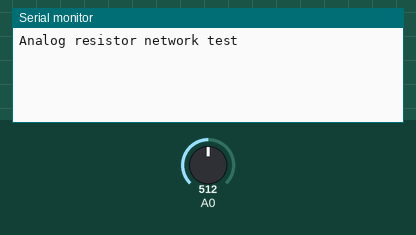
Bench run of a sketch on a simulated Arduino Uno, built with avr-gcc and run on an emulated ATmega328P. Parts: the last lines printed to the serial monitor. The test bench sets the inputs (shaded band); at power-on: A0 = 512.

Above: at 1.2 s.
1.3 s: A0 set to 90
At 2.0 s:
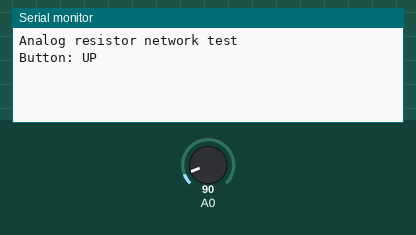
2.8 s: A0 set to 122
At 3.6 s:
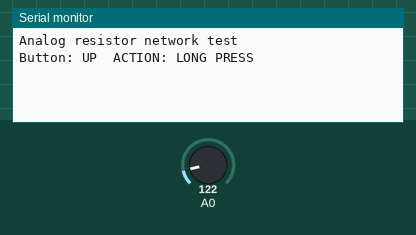
4.3 s: A0 set to 0
At 5.4 s:
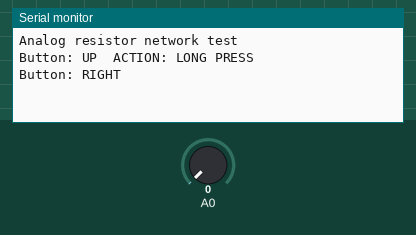

Measured:
- after the input at 1.3 s, the serial monitor: prints a new line at once (image 1)
- after the input at 2.8 s, the serial monitor: prints a new line at once (image 2)
- after the input at 4.3 s, the serial monitor: prints a new line after 0.05 s (image 3)

The sketch:

button_resistor_network.ino
```cpp
#include "button_resistor_network.h"

void setup() {
  Serial.begin(9600);
  Serial.println("\n\n\n\nAnalog resistor network test");
  button_array.setup_values();
}

void loop() {
  if (button_array.check()) {
    if (button_array.pressed) {
      printbutton();
    } else {
      printaction();
    }
  }
}

void printbutton() {
  String label = "\nButton: ";
  switch (button_array.currentid) {
    case ID_DOWN:
      label += "DOWN";
      break;
    case ID_LEFT:
      label += "LEFT";
      break;
    case ID_RIGHT:
      label += "RIGHT";
      break;
    case ID_UP:
      label += "UP";
      break;
    case ID_SELECT:
      label += "SELECT";
      break;
    case ID_TOO_SOON:
      label += "TOO SOON";
      break;
    case ID_NO_MATCH:
      label += "NO MATCH";
      break;
    case ID_END_OF_LIST:
      label += "END OF LIST";
      break;
    case ID_NO_PRESS:
      label += "NO PRESS";
      break;
    default:
      label += "default";
      break;
  }
  Serial.print(label);
}

void printaction() {
  String label = "\tACTION: ";
  switch (button_array.currentaction) {
    case ACTION_NOPRESS:
      label += "NO PRESS";
      break;
    case ACTION_LONGPRESS:
      label += "LONG PRESS";
      break;
    case ACTION_PRESSED:
      label += "PRESSED";
      break;
    case ACTION_CANCELED:
      label += "CANCELED";
      break;
    case ACTION_SHORTPRESS:
      label += "SHORT PRESS";
      break;
    case ACTION_END_OF_LIST:
      label += "END OF LIST";
      break;
    case ACTION_RELEASED:
      label += "RELEASED";
      break;
    default:
      label += "default";
      break;
  }
  Serial.print(label);
}
```

button_resistor_network.h
```cpp
#pragma once

#include <stdint.h>
#include "Arduino.h"
enum ACTION_id {
  ACTION_NOPRESS,
  ACTION_PRESSED,
  ACTION_SHORTPRESS,
  ACTION_LONGPRESS,
  ACTION_RELEASED,
  ACTION_CANCELED,
  ACTION_END_OF_LIST
};
enum BUTTON_id {
  ID_SELECT,
  ID_LEFT,
  ID_DOWN,
  ID_UP,
  ID_RIGHT,
  ID_END_OF_LIST,
  ID_TOO_SOON,
  ID_NO_MATCH,
  ID_NO_PRESS
};

struct button_array {
private:
  uint8_t _min_read_interval = 100;
  struct this_button {
  private:
    uint16_t _lowvalue = 0;
    uint16_t _highvalue = 0;
  public:
    void set_values(uint16_t centervalue) {
      uint16_t margin = 20;
      if (centervalue < margin) { centervalue = margin; }
      if (centervalue > 1023 - margin) { centervalue = 1023 - margin; }
      _lowvalue = centervalue - margin;
      _highvalue = centervalue + margin;
    };
    bool match(uint16_t thisvalue) {
      return ((thisvalue >= _lowvalue) && (thisvalue <= _highvalue));
    };
  } this_button[ID_END_OF_LIST];
public:
  ACTION_id lastaction = ACTION_NOPRESS;
  ACTION_id currentaction = ACTION_NOPRESS;
  BUTTON_id lastid = ID_END_OF_LIST;
  BUTTON_id currentid = ID_END_OF_LIST;
  bool state_change = false;
  unsigned long holdDuration = 0;
  unsigned long press_start_time = 0;
  unsigned long nextcheck = 0;
  bool pressed = false;
  void setup_values() {
    this_button[ID_SELECT].set_values(640);
    this_button[ID_LEFT].set_values(408);
    this_button[ID_DOWN].set_values(255);
    this_button[ID_UP].set_values(99);
    this_button[ID_RIGHT].set_values(0);
  };
  BUTTON_id id_of_current_value(int value_to_match) {
    int lookupIndex = 0;
    bool match_not_found = true;
    while (match_not_found && lookupIndex < ID_END_OF_LIST) {
      if (this_button[lookupIndex].match((uint16_t)value_to_match)) {
        match_not_found = false;
      } else {
        lookupIndex++;
      }
    }
    if (match_not_found) {
      return ID_END_OF_LIST;
    } else {
      return (BUTTON_id)lookupIndex;
    }
  };
  bool check() {  // yes, I could shorten the code, BUT it'd be harder to read
    if (millis() > nextcheck) {
      lastid = currentid;
      currentid = id_of_current_value(analogRead(A0));
      if (currentid < ID_END_OF_LIST) {
        pressed = true;
      } else {
        pressed = false;
      }
      if (currentid == lastid) {
        state_change = false;
      } else {
        state_change = true;
        if (pressed) {
          press_start_time = millis();
          currentaction = ACTION_PRESSED;
        } else {
          holdDuration = millis() - press_start_time;
          if (holdDuration < 1000) {
            currentaction = ACTION_SHORTPRESS;
          } else if (holdDuration < 3000) {
            currentaction = ACTION_LONGPRESS;
          } else {
            currentaction = ACTION_CANCELED;
          }
        }
      }
      nextcheck = millis() + (uint16_t)_min_read_interval;
    } else {
      state_change = false;
    }
    return state_change;
  };
} button_array;
```
